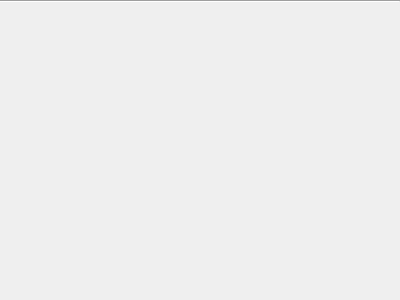
<?xml version="1.0" encoding="UTF-8"?>
<ui version="4.0">
 <class>ReosEditMeshElementWidget</class>
 <widget class="QWidget" name="ReosEditMeshElementWidget">
  <property name="geometry">
   <rect>
    <x>0</x>
    <y>0</y>
    <width>400</width>
    <height>300</height>
   </rect>
  </property>
  <property name="windowTitle">
   <string>Form</string>
  </property>
  <layout class="QVBoxLayout" name="verticalLayout">
   <property name="leftMargin">
    <number>0</number>
   </property>
   <property name="topMargin">
    <number>0</number>
   </property>
   <property name="rightMargin">
    <number>0</number>
   </property>
   <property name="bottomMargin">
    <number>0</number>
   </property>
   <item>
    <layout class="QHBoxLayout" name="mToolBarLayout"/>
   </item>
   <item>
    <widget class="Line" name="line">
     <property name="orientation">
      <enum>Qt::Horizontal</enum>
     </property>
    </widget>
   </item>
   <item>
    <spacer name="verticalSpacer">
     <property name="orientation">
      <enum>Qt::Vertical</enum>
     </property>
     <property name="sizeHint" stdset="0">
      <size>
       <width>20</width>
       <height>40</height>
      </size>
     </property>
    </spacer>
   </item>
  </layout>
 </widget>
 <resources/>
 <connections/>
</ui>
